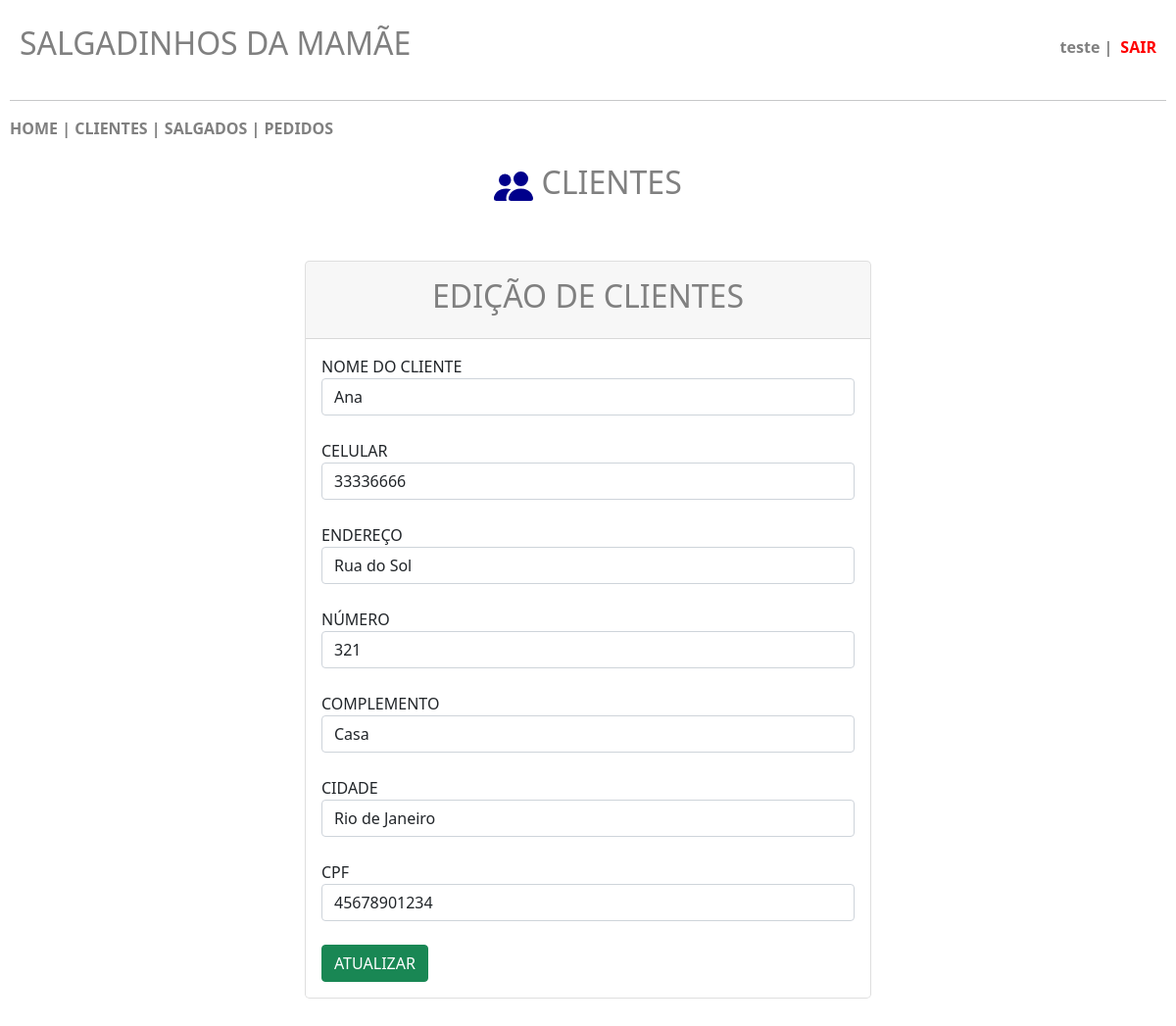
Screenshot of /projeto/banco-Java-3-main/clientes_editar.php?id=4 (signed in) with the database file from the repository.
### tables this page shows
CREATE TABLE `clientes` (
  `id` int(11) NOT NULL,
  `nome` varchar(200) NOT NULL,
  `celular` varchar(15) NOT NULL,
  `endereco` varchar(200) NOT NULL,
  `numero` int(20) NOT NULL,
  `complemento` varchar(150) NOT NULL,
  `cidade` varchar(120) NOT NULL,
  `cpf` varchar(20) NOT NULL
);

### projeto/banco-Java-3-main/clientes_editar.php (the view, shortened to what this page needs)
<?php
    include 'conecta.php';
?>
<!DOCTYPE html>
<html lang="pt-br">
    <head>
        <link href="https://cdn.jsdelivr.net/npm/bootstrap@5.0.2/dist/css/bootstrap.min.css" rel="stylesheet">
    </head>
    <body>
        <header class="main-header">
            <h2>SALGADINHOS DA MAMÃE</h2>
            <div class="user-info">
                <?php
                    if (!empty($_SESSION["user"])) {
                        $usuario = $_SESSION["user"];
                        echo "<span class='username'>".htmlspecialchars($usuario)." | </span><a class='logout-link' href='sair.php'>SAIR</a>";
                    }
                ?>
            </div>
        </header>
        <hr>
        <nav>
            <?php
                include 'menu.php';
            ?>
        </nav>
        <br>
        <center><h2>&nbsp;CLIENTES</h2></center>
        <br>
        <br>
        <div class="row justify-content-center row-cols-1 row-cols-md-2 mb-3 text-center">
            <div class="col">
                <div class="card mb-4 rounded-3 shadow-sw">
                    <div class="card-header py-3">
                        <h2>EDIÇÃO DE CLIENTES</h2>
                    </div>
                    <div class="card-body text-start">
                        <?php
                            $id = $_GET['id'];
                            $sql = "SELECT * FROM clientes WHERE id=$id";
                            $query = $conn->query($sql);
                            while ($dados = $query->fetch_assoc()) {
                                $nome = $dados['nome'];
                                $celular = $dados['celular'];
                                $endereco = $dados['endereco'];
                                $numero = $dados['numero'];
                                $complemento = $dados['complemento'];
                                $cidade = $dados['cidade'];
                                $cpf = $dados['cpf'];
                            }
                        ?>
                        <form action="clientes_atualiza.php?id=<?php echo $id; ?>" method="POST">
                            <div class="form-group">
                                <label>NOME DO CLIENTE</label>
                                <input type="text" class="form-control" name="nome" value="<?php echo $nome; ?>" required>
                                <br>
                                <label>CELULAR</label>
                                <input type="number" class="form-control" name="celular" value="<?php echo $celular; ?>" required>
                                <br>
                                <label>ENDEREÇO</label>
                                <input type="text" class="form-control" name="endereco" value="<?php echo $endereco; ?>" required>
                                <br>
                                <label>NÚMERO</label>
                                <input type="number" class="form-control" name="numero" value="<?php echo $numero; ?>" required>
                                <br>
                                <label>COMPLEMENTO</label>
                                <input type="text" class="form-control" name="complemento" value="<?php echo $complemento; ?>" required>
                                <br>
                                <label>CIDADE</label>
                                <input type="text" class="form-control" name="cidade" value="<?php echo $cidade; ?>" required>
                                <br>
                                <label>CPF</label>
                                <input type="number" class="form-control" name="cpf" value="<?php echo $cpf; ?>" required>
                                <br>
                                <button type="submit" class="btn btn-success">ATUALIZAR</button>
                            </div>
                        </form>
                    </div>
                </div>
            </div>
        </div>
    </body>
</html>

### projeto/banco-Java-3-main/clientes_editar.php (style rules this page uses)
body { padding: 5px; margin: 5px; }
h2 { color: gray; }
.main-header { display: flex; justify-content: space-between; align-items: center; padding: 15px 10px; }
.user-info { display: flex; align-items: center; gap: 8px; color: gray; }
.username { font-weight: bold; }
.logout-link { color: red; font-weight: bold; text-decoration: none; }

### rows the page displays
clientes: nome "Ana", celular "33336666", endereco "Rua do Sol", numero "321", complemento "Casa", cidade "Rio de Janeiro", cpf "45678901234"

### other values shown
$usuario "teste"
